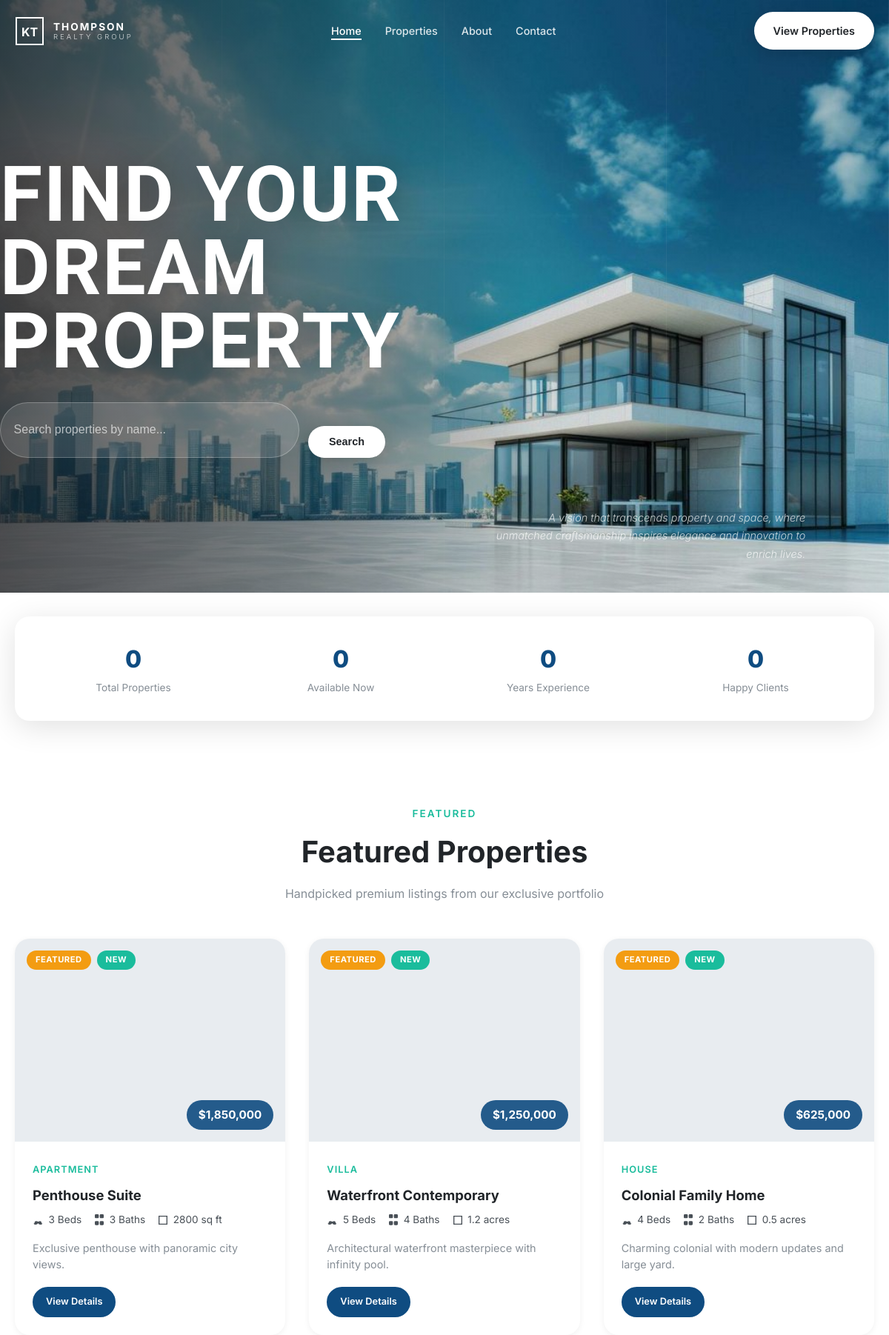
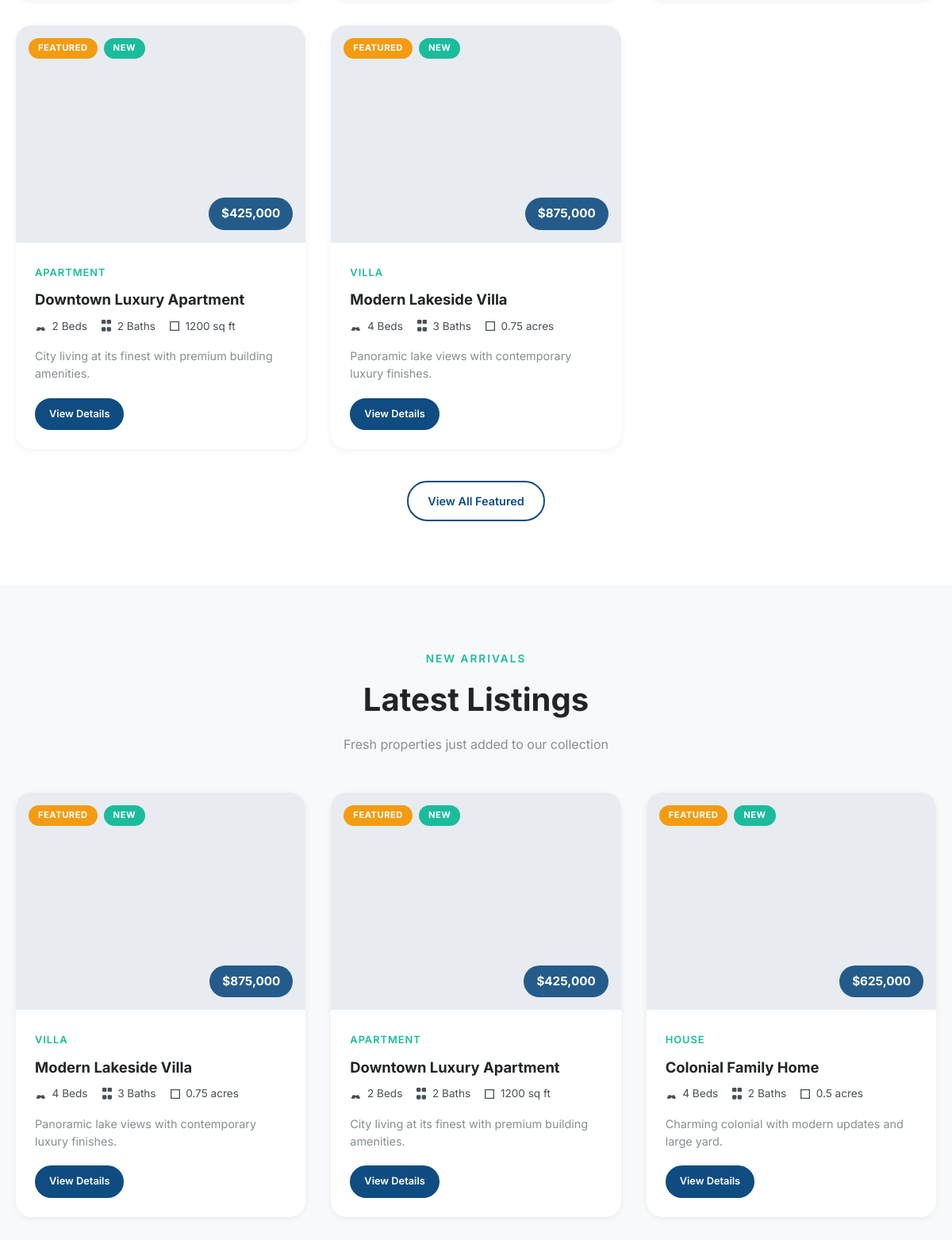
The page / (upper part) on the database its author committed (2 pictures, top to bottom).
### tables this page shows
CREATE TABLE properties (
    id INT UNSIGNED AUTO_INCREMENT PRIMARY KEY,
    title VARCHAR(255) NOT NULL,
    slug VARCHAR(255) NOT NULL UNIQUE,
    price DECIMAL(15,2) NOT NULL DEFAULT 0,
    property_type_id INT UNSIGNED NOT NULL,
    status ENUM('available','sold','pending') NOT NULL DEFAULT 'available',
    description TEXT,
    short_description VARCHAR(500),
    bedrooms INT UNSIGNED DEFAULT 0,
    bathrooms INT UNSIGNED DEFAULT 0,
    kitchen INT UNSIGNED DEFAULT 0,
    garage INT UNSIGNED DEFAULT 0,
    parking INT UNSIGNED DEFAULT 0,
    land_size VARCHAR(50),
    year_built YEAR,
    address VARCHAR(255),
    state_id INT UNSIGNED NOT NULL,
    city_id INT UNSIGNED NOT NULL,
    zip_code VARCHAR(20),
    latitude DECIMAL(10,8),
    longitude DECIMAL(11,8),
    amenities TEXT,
    nearby_places TEXT,
    featured_image VARCHAR(255),
    is_featured TINYINT(1) DEFAULT 0,
    views INT UNSIGNED DEFAULT 0,
    created_at TIMESTAMP DEFAULT CURRENT_TIMESTAMP,
    updated_at TIMESTAMP DEFAULT CURRENT_TIMESTAMP ON UPDATE CURRENT_TIMESTAMP,
    FOREIGN KEY (property_type_id) REFERENCES property_types(id),
    FOREIGN KEY (state_id) REFERENCES states(id),
    FOREIGN KEY (city_id) REFERENCES cities(id),
    INDEX idx_status (status),
    INDEX idx_featured (is_featured),
    INDEX idx_price (price),
    INDEX idx_created (created_at)
);

CREATE TABLE property_types (
    id INT UNSIGNED AUTO_INCREMENT PRIMARY KEY,
    name VARCHAR(50) NOT NULL UNIQUE,
    slug VARCHAR(50) NOT NULL UNIQUE
);

### includes/config/database.php (called while the page is built, shortened)
<?php
function getDB(): PDO
{
    static $pdo = null;
    if ($pdo === null) {
        $dsn = 'mysql:host=' . DB_HOST . ';dbname=' . DB_NAME . ';charset=' . DB_CHARSET;
        $options = [
            PDO::ATTR_ERRMODE            => PDO::ERRMODE_EXCEPTION,
            PDO::ATTR_DEFAULT_FETCH_MODE => PDO::FETCH_ASSOC,
            PDO::ATTR_EMULATE_PREPARES   => false,
        ];
        $pdo = new PDO($dsn, DB_USER, DB_PASS, $options);
    }
    return $pdo;
}

### includes/functions.php (the view, shortened to what this page needs)
<?php
function e(?string $str): string
{
    return htmlspecialchars($str ?? '', ENT_QUOTES, 'UTF-8');
}
function formatPrice(float $price): string
{
    return '$' . number_format($price, 0, '.', ',');
}
function isRecent(string $date, int $days = 14): bool
{
    return (time() - strtotime($date)) < ($days * 86400);
}
function buildPropertyQuery(array $filters = []): array
{
    $where = ['1=1'];
    $params = [];
    if (!empty($filters['status'])) {
        $where[] = 'p.status = ?';
        $params[] = $filters['status'];
    }
    if (!empty($filters['featured'])) {
        $where[] = 'p.is_featured = 1';
    }
    $sortMap = [
        'newest' => 'p.created_at DESC',
        'oldest' => 'p.created_at ASC',
        'price_high' => 'p.price DESC',
        'price_low' => 'p.price ASC',
    ];
    $order = $sortMap[$filters['sort'] ?? 'newest'] ?? 'p.created_at DESC';
    return [
        'where' => implode(' AND ', $where),
        'params' => $params,
        'order' => $order,
    ];
}
function getProperties(array $filters = [], int $page = 1, int $perPage = ITEMS_PER_PAGE): array
{
    $q = buildPropertyQuery($filters);
    $offset = ($page - 1) * $perPage;
    $sql = "SELECT p.*, pt.name as type_name, s.name as state_name, s.code as state_code, c.name as city_name
            FROM properties p
            JOIN property_types pt ON p.property_type_id = pt.id
            JOIN states s ON p.state_id = s.id
            JOIN cities c ON p.city_id = c.id
            WHERE {$q['where']}
            ORDER BY {$q['order']}
            LIMIT {$perPage} OFFSET {$offset}";
    $stmt = getDB()->prepare($sql);
    $stmt->execute($q['params']);
    return $stmt->fetchAll();
}
function getFeaturedProperties(int $limit = 6): array
{
    return getProperties(['featured' => true, 'status' => 'available'], 1, $limit);
}
function getLatestProperties(int $limit = 6): array
{
    return getProperties(['sort' => 'newest'], 1, $limit);
}
function getPropertyStats(): array
{
    $db = getDB();
    return [
        'total' => (int) $db->query('SELECT COUNT(*) FROM properties')->fetchColumn(),
        'featured' => (int) $db->query('SELECT COUNT(*) FROM properties WHERE is_featured = 1')->fetchColumn(),
        'sold' => (int) $db->query("SELECT COUNT(*) FROM properties WHERE status = 'sold'")->fetchColumn(),
        'available' => (int) $db->query("SELECT COUNT(*) FROM properties WHERE status = 'available'")->fetchColumn(),
    ];
}
function renderPropertyCard(array $property): string
{
    $img = e(asset($property['featured_image'] ?: 'assets/images/properties/1.jpeg'));
    $url = APP_URL . '/property.php?slug=' . urlencode($property['slug']);
    $title = e($property['title']);
    $typeName = e($property['type_name']);
    $landSize = e($property['land_size'] ?? '');
    $priceFormatted = e($property['price_formatted']);
    $bedrooms = (int) $property['bedrooms'];
    $bathrooms = (int) $property['bathrooms'];
    $badges = '';
    if ($property['is_featured']) {
        $badges .= '<span class="badge badge--featured">Featured</span>';
    }
    if (isRecent($property['created_at'])) {
        $badges .= '<span class="badge badge--new">New</span>';
    }
    $desc = e(mb_substr($property['short_description'] ?? '', 0, 100));
    return <<<HTML
    <article class="property-card" data-animate>
        <div class="property-card__image-wrap">
            <img class="property-card__image lazy" data-src="{$img}" alt="{$title}" loading="lazy">
            <div class="property-card__badges">{$badges}</div>
            <div class="property-card__price">{$priceFormatted}</div>
        </div>
        <div class="property-card__body">
            <span class="property-card__type">{$typeName}</span>
            <h3 class="property-card__title"><a href="{$url}">{$title}</a></h3>
            <div class="property-card__meta">
                <span><svg width="16" height="16" viewBox="0 0 24 24" fill="currentColor"><path d="M7 14c-1.66 0-3 1.34-3 3 0 1.31-1.16 2-2 2 .92 1.22 2.49 2 4 2 2.67 0 4.33-1.5 5-3 .67 1.5 2.33 3 5 3 1.51 0 3.09-.78 4-2-.84 0-2-1.09-2-2 0-1.66-1.34-3-3-3-1.09 0-2.09.45-2.78 1.16C9.09 14.45 8.09 14 7 14z"/></svg> {$bedrooms} Beds</span>
                <span><svg width="16" height="16" viewBox="0 0 24 24" fill="currentColor"><path d="M9 22H5c-1.1 0-2-.9-2-2v-4c0-1.1.9-2 2-2h4c1.1 0 2 .9 2 2v4c0 1.1-.9 2-2 2zm0-14H5c-1.1 0-2-.9-2-2V2c0-1.1.9-2 2-2h4c1.1 0 2 .9 2 2v4c0 1.1-.9 2-2 2zm10 14h-4c-1.1 0-2-.9-2-2v-4c0-1.1.9-2 2-2h4c1.1 0 2 .9 2 2v4c0 1.1-.9 2-2 2zm0-14h-4c-1.1 0-2-.9-2-2V2c0-1.1.9-2 2-2h4c1.1 0 2 .9 2 2v4c0 1.1-.9 2-2 2z"/></svg> {$bathrooms} Baths</span>
                <span><svg width="16" height="16" viewBox="0 0 24 24" fill="currentColor"><path d="M3 3v18h18V3H3zm16 16H5V5h14v14z"/></svg> {$landSize}</span>
            </div>
            <p class="property-card__desc">{$desc}</p>
            <a href="{$url}" class="btn btn--primary btn--sm">View Details</a>
        </div>
    </article>
    HTML;
}
function enrichProperty(array $p): array
{
    $p['price_formatted'] = formatPrice((float) $p['price']);
    return $p;
}
function asset(?string $path): string
{
    return APP_URL . '/' . ltrim($path, '/');
}

### index.php (shortened to what this page needs)
<?php
$featured = array_map('enrichProperty', getFeaturedProperties(6));
$latest = array_map('enrichProperty', getLatestProperties(6));
$stats = getPropertyStats();
require_once __DIR__ . '/includes/header.php';
?>
<section class="hero hero--cinematic" id="hero">
    <div class="hero__bg" style="background-image: url('<?= asset('assets/images/hero/hero.jpg') ?>')"></div>
    <div class="hero__overlay"></div>
    <div class="container hero__content">
        <div class="hero__main">
            <h1 class="hero__title">Find Your<br>Dream Property</h1>
            <form action="<?= asset('listings.php') ?>" method="GET" class="hero-search" id="hero-search-form">
                <div class="hero-search__wrap">
                    <input type="text" name="search" class="hero-search__input" id="hero-search-input" placeholder="Search properties by name..." autocomplete="off" value="">
                    <button type="submit" class="btn btn--hero-pill hero-search__btn">Search</button>
                </div>
            </form>
        </div>
    </div>
    <div class="hero__bottom">
        <p class="hero__tagline">A vision that transcends property and space, where unmatched craftsmanship inspires elegance and innovation to enrich lives.</p>
    </div>
</section>
<section class="stats-bar">
    <div class="container">
        <div class="stats-bar__grid">
            <div class="stat-item" data-count="<?= $stats['total'] ?>">
                <span class="stat-item__number">0</span>
                <span class="stat-item__label">Total Properties</span>
            </div>
            <div class="stat-item" data-count="<?= $stats['available'] ?>">
                <span class="stat-item__number">0</span>
                <span class="stat-item__label">Available Now</span>
            </div>
            <div class="stat-item" data-count="15">
                <span class="stat-item__number">0</span>
                <span class="stat-item__label">Years Experience</span>
            </div>
            <div class="stat-item" data-count="500">
                <span class="stat-item__number">0</span>
                <span class="stat-item__label">Happy Clients</span>
            </div>
        </div>
    </div>
</section>
<section class="section" id="featured">
    <div class="container">
        <div class="section__header">
            <span class="section__tag">Featured</span>
            <h2 class="section__title">Featured Properties</h2>
            <p class="section__desc">Handpicked premium listings from our exclusive portfolio</p>
        </div>
        <div class="property-grid">
            <?php foreach ($featured as $property): ?>
                <?= renderPropertyCard($property) ?>
            <?php endforeach; ?>
        </div>
        <div class="section__cta">
            <a href="<?= asset('listings.php?featured=1') ?>" class="btn btn--outline">View All Featured</a>
        </div>
    </div>
</section>
<section class="section section--gray" id="latest">
    <div class="container">
        <div class="section__header">
            <span class="section__tag">New Arrivals</span>
            <h2 class="section__title">Latest Listings</h2>
            <p class="section__desc">Fresh properties just added to our collection</p>
        </div>
        <div class="property-grid">
            <?php foreach ($latest as $property): ?>
                <?= renderPropertyCard($property) ?>
            <?php endforeach; ?>
        </div>
    </div>
</section>
<?php
require_once __DIR__ . '/includes/footer.php';
?>

### rows shown on the page
properties: is_featured "FEATURED", shows "NEW", priceFormatted "$1,850,000", property_type.name "APARTMENT", title "Penthouse Suite", bedrooms "3", bathrooms "3", land_size "2800 sq ft", short_description "Exclusive penthouse with panoramic city views."
properties: is_featured "FEATURED", shows "NEW", priceFormatted "$1,250,000", property_type.name "VILLA", title "Waterfront Contemporary", bedrooms "5", bathrooms "4", land_size "1.2 acres", short_description "Architectural waterfront masterpiece with infinity pool."
properties: is_featured "FEATURED", shows "NEW", priceFormatted "$625,000", property_type.name "HOUSE", title "Colonial Family Home", bedrooms "4", bathrooms "2", land_size "0.5 acres", short_description "Charming colonial with modern updates and large yard."
properties: is_featured "FEATURED", shows "NEW", priceFormatted "$425,000", property_type.name "APARTMENT", title "Downtown Luxury Apartment", bedrooms "2", bathrooms "2", land_size "1200 sq ft", short_description "City living at its finest with premium building amenities."
properties: is_featured "FEATURED", shows "NEW", priceFormatted "$875,000", property_type.name "VILLA", title "Modern Lakeside Villa", bedrooms "4", bathrooms "3", land_size "0.75 acres", short_description "Panoramic lake views with contemporary luxury finishes."
